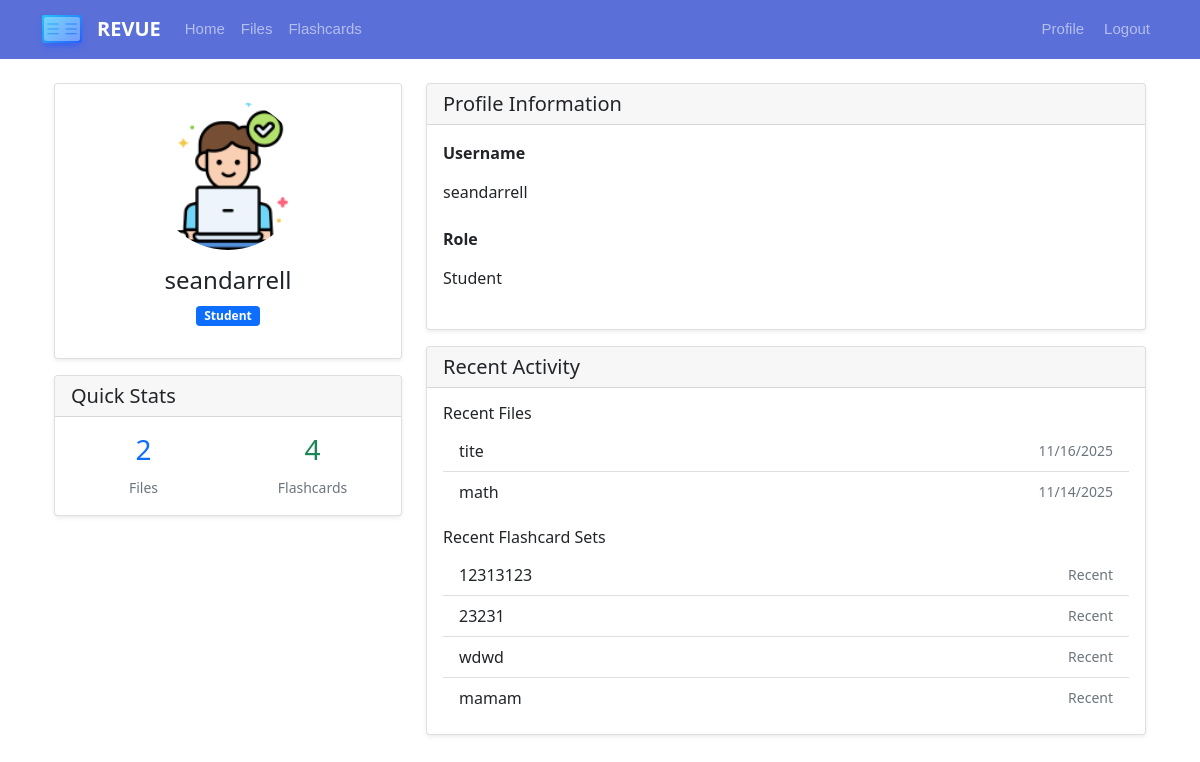
The app's page /profile (signed in) with its own data.
### app/models.py (models this page shows)
class User(UserMixin, db.Model):
    id = db.Column(db.Integer, primary_key=True)
    username = db.Column(db.String(80), unique=True)
    email = db.Column(db.String(120), unique=True)
    password_hash = db.Column(db.String(128))
    role = db.Column(db.String(20), default='student')
    profile_picture = db.Column(db.String(300), default='icon9.png')

class File(db.Model):
    id = db.Column(db.Integer, primary_key=True)
    title = db.Column(db.String(200))
    filename = db.Column(db.String(300))
    description = db.Column(db.Text)
    uploaded_by = db.Column(db.Integer)
    uploaded_at = db.Column(db.DateTime, default=datetime.utcnow)
    is_global = db.Column(db.Boolean, default=False)

class FlashcardSet(db.Model):
    id = db.Column(db.Integer, primary_key=True)
    title = db.Column(db.String(200))
    owner_id = db.Column(db.Integer)
    is_global = db.Column(db.Boolean, default=False)
    cards = db.relationship('Flashcard', backref='set', cascade='all, delete-orphan')

### app/auth.py (the view)
@bp.route('/profile', methods=['GET', 'POST'])
@login_required
def profile():
    from .models import File, FlashcardSet
    files_count = File.query.filter_by(uploaded_by=current_user.id).count()
    flashcards_count = FlashcardSet.query.filter_by(owner_id=current_user.id).count()
    recent_files = File.query.filter_by(uploaded_by=current_user.id).order_by(File.uploaded_at.desc()).limit(5).all()
    recent_flashcard_sets = FlashcardSet.query.filter_by(owner_id=current_user.id).order_by(FlashcardSet.id.desc()).limit(5).all()
    return render_template('profile.html', files_count=files_count, flashcards_count=flashcards_count, recent_files=recent_files, recent_flashcard_sets=recent_flashcard_sets)

### app/auth.py (called while the page is built)
@login_manager.user_loader
def load_user(user_id):
    return User.query.get(int(user_id))

### app/templates/profile.html (shortened to what this page needs)
{% extends "base.html" %}
{% block content %}
<div class="container mt-4">
    <div class="row">
        <div class="col-md-4">
            <div class="card">
                <div class="card-body text-center">
                    <img src="{{ url_for('static', filename=current_user.profile_picture) }}" alt="Profile Picture" class="rounded-circle mb-3" style="width: 150px; height: 150px; object-fit: cover;">
                    <h4>{{ current_user.username }}</h4>
                    <p class="badge bg-primary">{{ current_user.role.title() }}</p>
                </div>
            </div>
            <div class="card mt-3">
                <div class="card-header">
                    <h5 class="mb-0">Quick Stats</h5>
                </div>
                <div class="card-body">
                    <div class="row text-center">
                        <div class="col-6">
                            <h3 class="text-primary">{{ files_count }}</h3>
                            <small class="text-muted">Files</small>
                        </div>
                        <div class="col-6">
                            <h3 class="text-success">{{ flashcards_count }}</h3>
                            <small class="text-muted">Flashcards</small>
                        </div>
                    </div>
                </div>
            </div>
        </div>
        <div class="col-md-8">
            <div class="card">
                <div class="card-header">
                    <h5 class="mb-0">Profile Information</h5>
                </div>
                <div class="card-body">
                    <div class="mb-3">
                        <label class="form-label fw-bold">Username</label>
                        <p class="form-control-plaintext">{{ current_user.username }}</p>
                    </div>
                    <div class="mb-3">
                        <label class="form-label fw-bold">Role</label>
                        <p class="form-control-plaintext">{{ current_user.role.title() }}</p>
                    </div>
                </div>
            </div>
            <div class="card mt-3">
                <div class="card-header">
                    <h5 class="mb-0">Recent Activity</h5>
                </div>
                <div class="card-body">
                    {% if recent_files %}
                        <h6>Recent Files</h6>
                        <ul class="list-group list-group-flush">
                            {% for file in recent_files %}
                                <li class="list-group-item d-flex justify-content-between align-items-center">
                                    {{ file.title }}
                                    <small class="text-muted">{{ file.uploaded_at.strftime('%m/%d/%Y') }}</small>
                                </li>
                            {% endfor %}
                        </ul>
                    {% else %}
                        <p class="text-muted">No recent files.</p>
                    {% endif %}
                    {% if recent_flashcard_sets %}
                        <h6 class="mt-3">Recent Flashcard Sets</h6>
                        <ul class="list-group list-group-flush">
                            {% for set in recent_flashcard_sets %}
                                <li class="list-group-item d-flex justify-content-between align-items-center">
                                    {{ set.title }}
                                    <small class="text-muted">Recent</small>
                                </li>
                            {% endfor %}
                        </ul>
                    {% else %}
                        <p class="text-muted">No recent flashcard sets.</p>
                    {% endif %}
                </div>
            </div>
        </div>
    </div>
</div>
{% endblock %}

### app/templates/base.html (shortened to what this page needs)
<!DOCTYPE html>
<html lang="en">
<head>
    <link href="https://cdn.jsdelivr.net/npm/bootstrap@5.1.3/dist/css/bootstrap.min.css" rel="stylesheet">
    <link href="{{ url_for('static', filename='css/style.css') }}" rel="stylesheet">
</head>
<body>
    <nav class="navbar navbar-expand-lg navbar-dark bg-primary">
        <div class="container">
            <div class="loader">
              <div>
                <ul>
                  <li>
                  </li>
                  <li>
                  </li>
                </ul>
              </div>
            </div>
            <a class="navbar-brand" href="{{ url_for('home') }}">REVUE</a>
            <div class="collapse navbar-collapse" id="navbarNav">
                <ul class="navbar-nav me-auto">
                    <li class="nav-item">
                        <a class="nav-link" href="{{ url_for('home') }}">Home</a>
                    </li>
                    <li class="nav-item">
                        <a class="nav-link" href="{{ url_for('files.list_files') }}">Files</a>
                    </li>
                    <li class="nav-item">
                        <a class="nav-link" href="{{ url_for('flashcards.sets') }}">Flashcards</a>
                    </li>
                </ul>
                <ul class="navbar-nav">
                    {% if current_user.is_authenticated %}
                      <li class="nav-item">
                        <a class="nav-link" href="{{ url_for('auth.profile') }}">
                           Profile
                        </a>
                      </li>
                      <li class="nav-item">
                        <a class="nav-link" href="{{ url_for('auth.logout') }}">
                           Logout
                        </a>
                      </li>
                    {% endif %}
                </ul>
            </div>
        </div>
    </nav>
    <main class="container mt-4">
        {% block content %}{% endblock %}
    </main>
</body>
</html>

### app/static/css/style.css (style rules this page uses)
:root { --primary-60: #5a6fd8; }
body { min-height: 100vh; background-image: url('/static/no.jpg'); background-size: cover; background-position: center; background-attachment: fixed; }
.navbar { background-color: var(--primary-60) !important; }
.navbar-brand { font-weight: bold; }
.card { box-shadow: 0 0.125rem 0.25rem rgba(0, 0, 0, 0.075); transition: box-shadow 0.15s ease-in-out; }
.nav-link { color: white; text-decoration: none; font-size: 15px; border: none; background: none; font-weight: 300; font-family: 'Poppins', sans-serif; }
.nav-link::before { margin-left: auto; }
.nav-link::after, .nav-link::before { content: ''; width: 0%; height: 2px; background: #393bc3; display: block; transition: 0.5s; }
.loader { --background: linear-gradient(135deg, #23C4F8, #275EFE); --shadow: rgba(39, 94, 254, 0.28); --text: #6C7486; --page: rgba(255, 255, 255, 0.36); --page-fold: rgba(255, 255, 255, 0.52); --duration: 3s; width: 40px; height: 28px; position: relative; display: block; margin-right: 15px; }
.loader:before, .loader:after { --r: -6deg; content: ""; position: absolute; bottom: 2px; width: 24px; top: 80%; box-shadow: 0 4px 3px var(--shadow); transform: rotate(var(--r)); }
.loader:before { left: 4px; }
.loader:after { --r: 6deg; right: 4px; }
.loader div { width: 100%; height: 100%; border-radius: 2px; position: relative; z-index: 1; perspective: 600px; box-shadow: 0 4px 6px var(--shadow); background-image: var(--background); }
.loader div ul { margin: 0; padding: 0; list-style: none; position: relative; }
.loader div ul li { --r: 180deg; --o: 0; --c: var(--page); position: absolute; top: 2px; left: 2px; transform-origin: 100% 50%; color: var(--c); opacity: var(--o); transform: rotateY(var(--r)); -webkit-animation: var(--duration) ease infinite; animation: var(--duration) ease infinite; }
.loader div ul li svg { width: 18px; height: 24px; display: block; }
.loader div ul li:first-child { --r: 0deg; --o: 1; }
.loader div ul li:last-child { --o: 1; }

### records on screen
User: profile_picture (picture), username "seandarrell", role "Student"
File: title "tite", uploaded_at "11/16/2025"
File: title "math", uploaded_at "11/14/2025"
FlashcardSet: title "12313123"
FlashcardSet: title "23231"
FlashcardSet: title "wdwd"
FlashcardSet: title "mamam"

### other values on screen
{{ files_count }} "2"
{{ flashcards_count }} "4"
